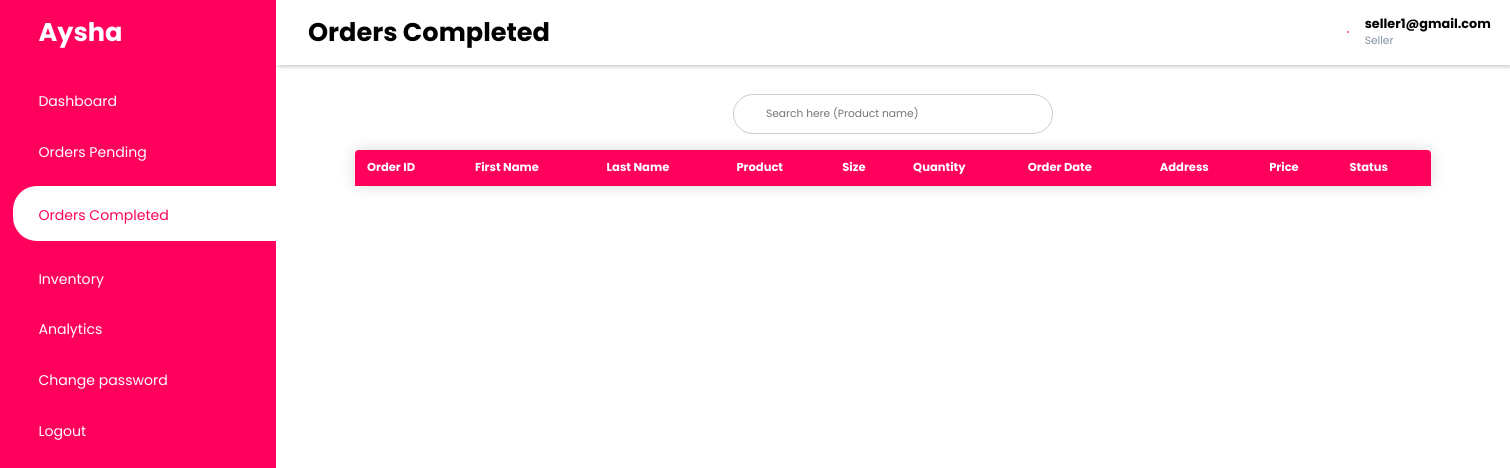
/seller/ordercompleted/ (signed in), run on an earlier commit of the app's database.
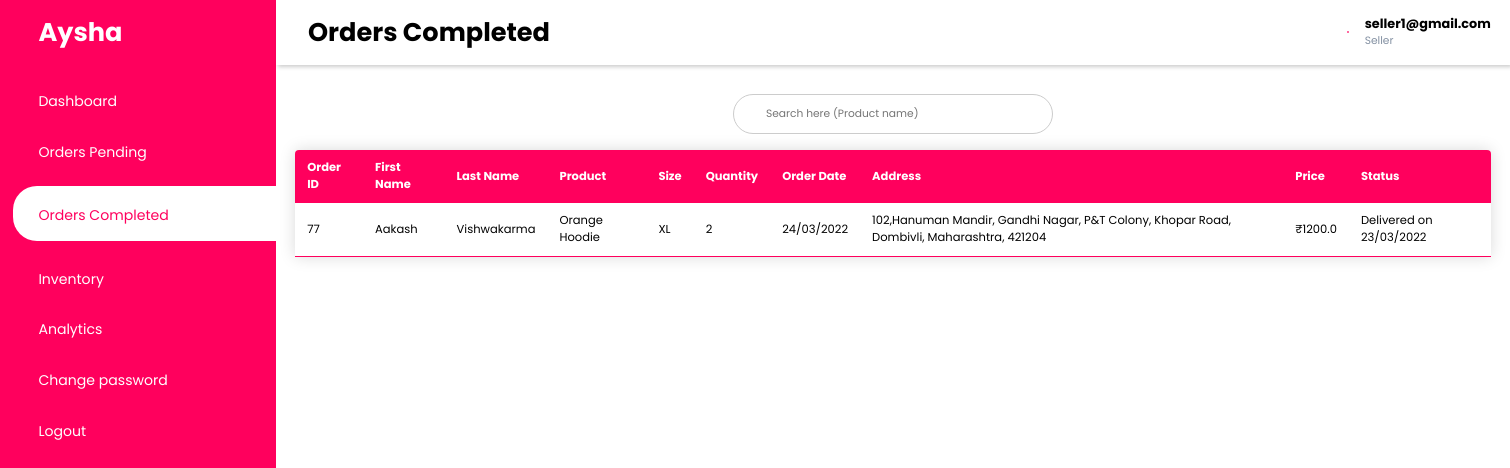
And on a later commit of the database.
### customer/models.py (models this page shows, shortened)
class Order(models.Model):
    customer = models.ForeignKey(User, on_delete=models.CASCADE, related_name='Customer')
    customer_firstname=models.CharField(max_length=50)
    customer_lastname=models.CharField(max_length=50)
    product= models.ForeignKey(Product,on_delete=models.CASCADE)
    product_label=models.CharField(max_length=100)
    seller = models.ForeignKey(User,on_delete=models.CASCADE,related_name='Seller')
    product_size=models.CharField(max_length=5,choices=SIZE_CHOICES)
    buy_quantity = models.PositiveIntegerField(default=1)
    to_address = models.CharField(max_length=300)
    order_date= models.DateField(null=True,blank=True)
    delivered_date=models.DateField(null=True,blank=True)
    delivery_date = models.DateField(null=True,blank=True)
    delivery_status = models.CharField(max_length=30,choices=STATUS_CHOICES,default='Pending')
    price=models.FloatField(default=0)
    shippingprice=models.FloatField(default=100)

### seller/views.py (the view)
# urls.py: path('ordercompleted/',views.ordercompleted,name='ordercompleted'),
def ordercompleted(request):
    orders=Order.objects.filter(seller=request.user, delivered_date__isnull=False).order_by('-id')
    return render(request,"seller/ordercompleted.html",{'orders':orders})

### seller/templates/seller/ordercompleted.html (shortened to what this page needs)
{%extends 'seller/base.html'%}
{%block content%}
{%load static%}
<main>
    <div class="search-wrapper">
        <input id="searchcontent" placeholder="Search here (Product name)" autocomplete="off">
        <br>
    </div>
    <table class="content-table">
        <thead>
            <th>Order ID</th>
            <th>First Name</th>
            <th>Last Name</th>
            <th>Product</th>
            <th>Size</th>
            <th>Quantity</th>
            <th>Order Date</th>
            <th>Address</th>
            <th>Price</th>
            <th>Status</th>
        </thead>
        <tbody>
            {%for i in orders%}
            <tr class="orderlist">
                <td>{{i.id}}</td>
                <td>{{i.customer_firstname}}</td>
                <td>{{i.customer_lastname}}</td>
                <td>{{i.product_label}}</td>
                <td>{{i.product_size}}</td>
                <td>{{i.buy_quantity}}</td>
                <td>{{i.order_date | date:'d/m/Y'}}</td>
                <td>{{i.to_address}}</td>
                <td>₹{{i.price}}</td>
                <td>Delivered on {{i.delivered_date | date:'d/m/Y'}}</td>
            </tr>
            {%endfor%}
        </tbody>
    </table>
</main>
{%endblock%}

What changed in the data, as far as the page shows it:
added Order: id "77", customer_firstname "Aakash", customer_lastname "Vishwakarma", product_label "Orange Hoodie", product_size "XL", buy_quantity "2", order_date "24/03/2022", to_address "102,Hanuman Mandir, Gandhi Nagar, P&T Colony, Khopar Road, Dombivli, Maharashtra, 421204", price "1200.0", delivered_date "23/03/2022"
